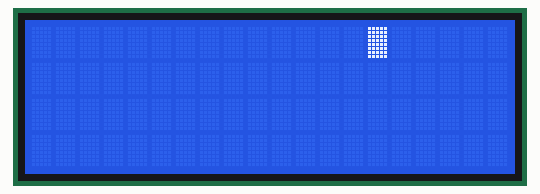
This program was run on a simulated Raspberry Pi Pico running MicroPython. On the bench: 20×4 character LCD. At 0.2 s the program stops and its outputs stay as they are.

Above: at 0.3 s.

The program:

outdated_lcd.py
```python
from machine import Pin
from utime import sleep
import network

RS = Pin(16, Pin.OUT)
En = Pin(17, Pin.OUT)
D0 = Pin(15, Pin.OUT)
D1 = Pin(14, Pin.OUT)
D2 = Pin(13, Pin.OUT)
D3 = Pin(12, Pin.OUT)
D4 = Pin(11, Pin.OUT)
D5 = Pin(10, Pin.OUT)
D6 = Pin(9, Pin.OUT)
D7 = Pin(8, Pin.OUT)

category_sw = Pin(18, Pin.IN, Pin.PULL_DOWN)
left_sw = Pin(19, Pin.IN, Pin.PULL_DOWN)
center_sw = Pin(20, Pin.IN, Pin.PULL_DOWN)
right_sw = Pin(21, Pin.IN, Pin.PULL_DOWN)

current_pos = 0

def pulse_en(delay=1e-3):
    sleep(delay)
    En.value(1)
    sleep(delay)
    En.value(0)
    sleep(delay)

def write_lcd_data(cmd, rs_value):
    RS.value(rs_value) #Set command vs character mode (0 for command, 1 for character)

    sleep(1e-3)

    D0.value((cmd >> 0) & 1) # Write to D0, and so on
    D1.value((cmd >> 1) & 1)
    D2.value((cmd >> 2) & 1)
    D3.value((cmd >> 3) & 1)
    D4.value((cmd >> 4) & 1)
    D5.value((cmd >> 5) & 1)
    D6.value((cmd >> 6) & 1)
    D7.value((cmd >> 7) & 1)

    pulse_en(delay=3e-3)

def init_8bitmode():
    global current_pos
    current_pos = 0

    #Initialize LCD to 8 bit mode
    write_lcd_data(int("00110000",2), 0)
    write_lcd_data(int("00110000",2), 0)
    write_lcd_data(int("00110000",2), 0)

    #Function set command
    #Format: 001abc--, where:
    #a is 1 for 8 bit mode, 0 for 4 bit mode
    #b is 1 for two line display, 0 for one line display
    #c is 1 for 5x10 dots, 0 for 5x8 dots
    write_lcd_data(int("00111000",2),0)

    #Display control command
    #Format: 00001abc
    #a is display on/off
    #b is cursor display on/off
    #c is cursor blink on/off
    write_lcd_data(int("00001111",2),0)

    #Clear Display
    #Clear characters and reset position to 0
    write_lcd_data(int("00000001",2),0)

def printmsg(msg):
    global current_pos

    for c in msg:
        write_lcd_data(ord(c), 1)
        current_pos += 1
        if current_pos == 16:
            goto_position(41)

def goto_position(pos):
    global current_pos

    write_lcd_data(pos + 127, 0)
    current_pos = pos

def goto_character(row, col):
    if row == 1:
        goto_position(col)
    elif row == 2:
        goto_position(col + 40)
    else:
        raise ValueError("Invalid row number")


def main():
    init_8bitmode()

    goto_character(2, 2)
    printmsg("Hello, World!")


if __name__ == "__main__":
    main()
```
